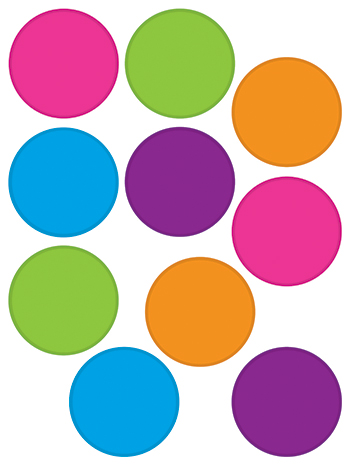
#> input picture data/circles.jpg, 350 x 467 px
$ python -i detect_circles.py   (imports and definitions only)
#> lines starting #> are read from the running program, lines starting #| are printed output that depends on the picture; after the words box and inside, x2 and y2 are one past the last pixel; in counts of white or black regions, pixels touching at a corner belong together
# Copyright 2018 Pedro Cuadra - pjcuadra@gmail.com
#
# Licensed under the Apache License, Version 2.0 (the "License");
# you may not use this file except in compliance with the License.
# You may obtain a copy of the License at
#
#    http://www.apache.org/licenses/LICENSE-2.0
#
# Unless required by applicable law or agreed to in writing, software
# distributed under the License is distributed on an "AS IS" BASIS,
# WITHOUT WARRANTIES OR CONDITIONS OF ANY KIND, either express or implied.
# See the License for the specific language governing permissions and
# limitations under the License.
from sys import argv
import logging
import cv2


def getopts(argv):
    opts = {}  # Empty dictionary to store key-value pairs.
    while argv:  # While there are arguments left to parse...
        if argv[0][0] is '-':  # Found a "-name value" pair.
            if len(argv) > 1:
                if argv[1][0] != '-':
                    opts[argv[0]] = argv[1]
                else:
                    opts[argv[0]] = True
            elif len(argv) == 1:
                opts[argv[0]] = True

        # Reduce the argument list by copying it starting from index 1.
        argv = argv[1:]
    return opts


def detect_circles_read_img(in_path,
                            out_path,
                            show_window=False):

    # Read the input image
#> called with in_path = '../data/circles.jpg', out_path = 'out.png', show_window = False
    input_image = cv2.imread(in_path)
#> input_image is the input picture: shape (467, 350, 3); mean B, G, R 177, 175, 193.4

    return detect_circles(input_image, out_path, show_window)


def detect_circles(input_image,
                   out_path,
                   show_window=False):

#> called with out_path = 'out.png', show_window = False
    input_image_gray = cv2.cvtColor(input_image,
                                    cv2.COLOR_BGR2GRAY)
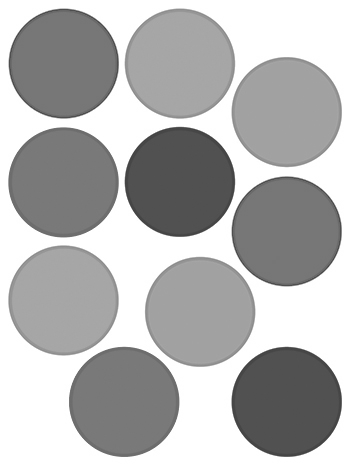
#> input_image_gray: shape (467, 350); min 65, max 255, mean 180.8

    input_image_gray = cv2.GaussianBlur(input_image_gray, (9, 9), 2, 2)
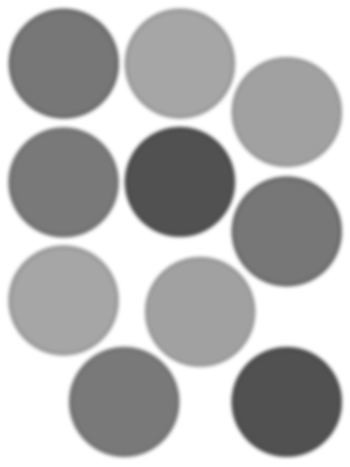
#> input_image_gray: shape (467, 350); min 78, max 255, mean 180.8

    height, width = input_image_gray.shape
#> height = 467; width = 350

    # Apply the Hough Transform to find the circles
    circles = cv2.HoughCircles(input_image_gray,
                               cv2.HOUGH_GRADIENT,
                               1,
                               width/8)
#> circles = [[199.5, 311.5, 55.6], [179.5, 181.5, 55.4], [123.5, 401.5, 55.5], [63.5, 181.5, 54.8], [286.5, 401.5, 55.5], [63.5, 299.5, 55], [63.5, 63.5, 54.7], [286.5, 230.5, 54.7], [286.5, 111.5, 55.7], [179.5, 63.5, 54.7]]

    logging.info(circles[0])

    # Draw the circles detected
    for circle in circles[0]:

        center = (int(circle[0]), int(circle[1]))
        radius = int(circle[2])
        input_image = cv2.circle(input_image,
                                 center, radius, (0, 0, 255), 3, 8, 0)
#> this loop made 10 passes
#> (circle, center, radius) on passes 1 to 10: ([199.5, 311.5, 55.6], (199, 311), 55), ([179.5, 181.5, 55.4], (179, 181), 55), ([123.5, 401.5, 55.5], (123, 401), 55), ([63.5, 181.5, 54.8], (63, 181), 54), ([286.5, 401.5, 55.5], (286, 401), 55), ([63.5, 299.5, 55], (63, 299), 55), ([63.5, 63.5, 54.7], (63, 63), 54), ([286.5, 230.5, 54.7], (286, 230), 54), ([286.5, 111.5, 55.7], (286, 111), 55), ([179.5, 63.5, 54.7], (179, 63), 54)
#> pass 1, in detect_circles, `input_image = cv2.circle(input_image, center, radius, (0, 0, 255), 3, ..`:
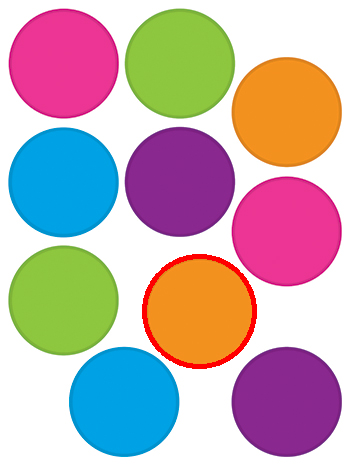
#> input_image: shape (467, 350, 3); 1.07% of pixels changed, all inside (x1, y1, x2, y2) = (142, 254, 257, 369)
#> pass 2, in detect_circles, `input_image = cv2.circle(input_image, center, radius, (0, 0, 255), 3, ..`:
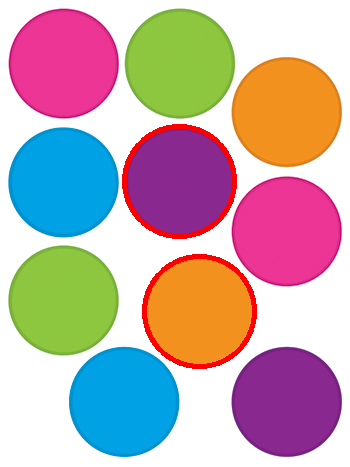
#> input_image: shape (467, 350, 3); 1.07% of pixels changed, all inside (x1, y1, x2, y2) = (122, 124, 237, 239)
#> pass 3, in detect_circles, `input_image = cv2.circle(input_image, center, radius, (0, 0, 255), 3, ..`:
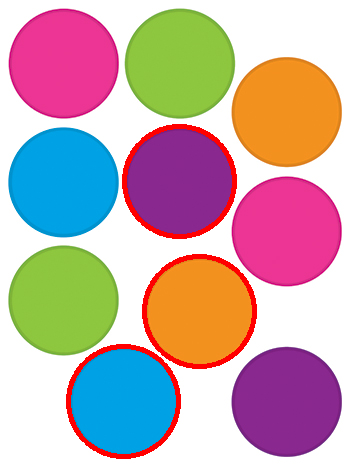
#> input_image: shape (467, 350, 3); 1.07% of pixels changed, all inside (x1, y1, x2, y2) = (66, 344, 181, 459)
#> after the loop:
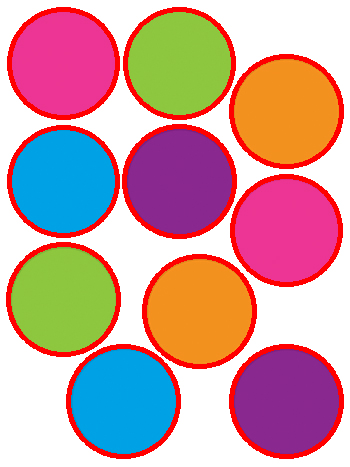
#> input_image: shape (467, 350, 3); 7.34% of pixels changed, all inside (x1, y1, x2, y2) = (6, 7, 344, 459)

    # Show the window
    if show_window:
        cv2.imshow('Window', input_image)
        cv2.waitKey(0)

    # Write the image to the output path
    if out_path:
        cv2.imwrite(out_path, input_image)

    return circles[0]


# [36 lines not run here, left out]

>>> result = detect_circles_read_img('../data/circles.jpg', 'out.png')
#> result has the same summary as circles in detect_circles
